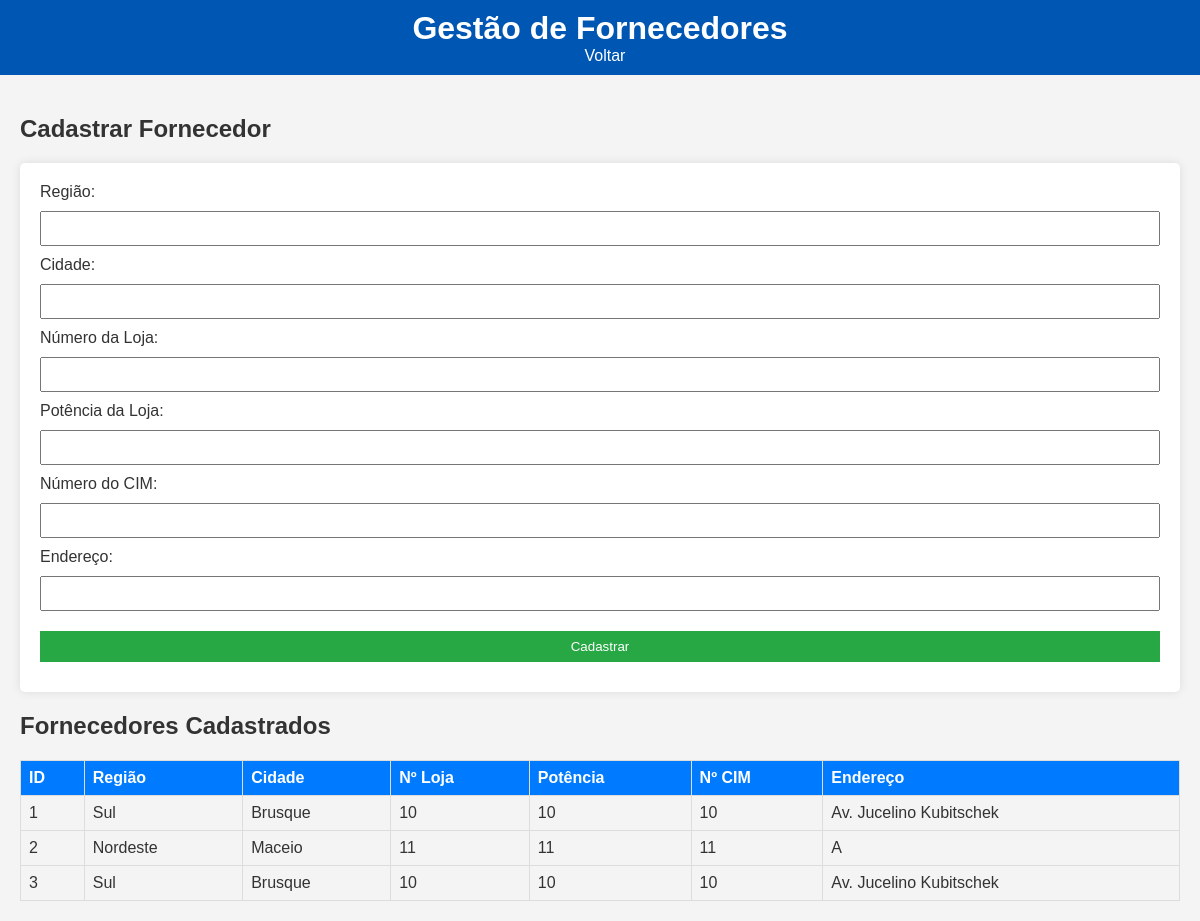
Screenshot of /fornecedores with the database file from the repository.
### tables this page shows
CREATE TABLE fornecedores (
                 fornecedor_id INTEGER PRIMARY KEY,
                 fornecedor_regiao TEXT,
                 fornecedor_cidade TEXT,
                 fornecedor_num_loja TEXT,
                 fornecedor_potencia_loja TEXT,
                 fornecedor_num_cim TEXT,
                 fornecedor_endereco TEXT);

### app.py (the view, shortened to what this page needs)
@app.route('/fornecedores', methods=['GET', 'POST'])
def fornecedores():
    conn = sqlite3.connect('gestao.db')
    c = conn.cursor()
    c.execute("SELECT * FROM fornecedores")
    fornecedores_list = c.fetchall()
    conn.close()
    return render_template('fornecedores.html', fornecedores=fornecedores_list)

### templates/fornecedores.html (shortened to what this page needs)
<!DOCTYPE html>
<html lang="en">
<head>
    <link rel="stylesheet" href="{{ url_for('static', filename='style.css') }}">
</head>
<body>
    <header>
        <h1>Gestão de Fornecedores</h1>
        <a href="/" class="back-btn">Voltar</a>
    </header>
    <main>
        <h2>Cadastrar Fornecedor</h2>
        <form method="POST" aria-label="Formulário de cadastro de fornecedor">
            <label for="fornecedor_regiao">Região:</label>
            <input type="text" id="fornecedor_regiao" name="fornecedor_regiao" required aria-required="true"><br>
            <label for="fornecedor_cidade">Cidade:</label>
            <input type="text" id="fornecedor_cidade" name="fornecedor_cidade" required aria-required="true"><br>
            <label for="fornecedor_num_loja">Número da Loja:</label>
            <input type="text" id="fornecedor_num_loja" name="fornecedor_num_loja" required aria-required="true"><br>
            <label for="fornecedor_potencia_loja">Potência da Loja:</label>
            <input type="text" id="fornecedor_potencia_loja" name="fornecedor_potencia_loja" required aria-required="true"><br>
            <label for="fornecedor_num_cim">Número do CIM:</label>
            <input type="text" id="fornecedor_num_cim" name="fornecedor_num_cim" required aria-required="true"><br>
            <label for="fornecedor_endereco">Endereço:</label>
            <input type="text" id="fornecedor_endereco" name="fornecedor_endereco" required aria-required="true"><br>
            <button type="submit">Cadastrar</button>
        </form>
        <h2>Fornecedores Cadastrados</h2>
        <table>
            <tr><th>ID</th><th>Região</th><th>Cidade</th><th>Nº Loja</th><th>Potência</th><th>Nº CIM</th><th>Endereço</th></tr>
            {% for fornecedor in fornecedores %}
            <tr><td>{{ fornecedor[0] }}</td><td>{{ fornecedor[1] }}</td><td>{{ fornecedor[2] }}</td><td>{{ fornecedor[3] }}</td><td>{{ fornecedor[4] }}</td><td>{{ fornecedor[5] }}</td><td>{{ fornecedor[6] }}</td></tr>
            {% endfor %}
        </table>
    </main>
</body>
</html>

### static/style.css (style rules this page uses)
body { font-family: Arial, sans-serif; background-color: #f4f4f4; color: #333; margin: 0; padding: 0; }
header { background: #0056b3; color: white; padding: 10px; text-align: center; }
header h1 { margin: 0; }
.back-btn { color: white; text-decoration: none; margin-left: 10px; }
main { padding: 20px; }
form { background: white; padding: 20px; border-radius: 5px; box-shadow: 0 0 10px rgba(0,0,0,0.1); }
input, button { margin: 10px 0; padding: 8px; width: 100%; box-sizing: border-box; }
button { background: #28a745; color: white; border: none; cursor: pointer; }
table { width: 100%; border-collapse: collapse; margin-top: 20px; }
th, td { border: 1px solid #ddd; padding: 8px; text-align: left; }
th { background: #007bff; color: white; }
:root { --contrast-ratio: 4.5; }

### rows the page displays
fornecedores: fornecedor_id "1", fornecedor_regiao "Sul", fornecedor_cidade "Brusque", fornecedor_num_loja "10", fornecedor_potencia_loja "10", fornecedor_num_cim "10", fornecedor_endereco "Av. Jucelino Kubitschek"
fornecedores: fornecedor_id "2", fornecedor_regiao "Nordeste", fornecedor_cidade "Maceio", fornecedor_num_loja "11", fornecedor_potencia_loja "11", fornecedor_num_cim "11", fornecedor_endereco "A"
fornecedores: fornecedor_id "3", fornecedor_regiao "Sul", fornecedor_cidade "Brusque", fornecedor_num_loja "10", fornecedor_potencia_loja "10", fornecedor_num_cim "10", fornecedor_endereco "Av. Jucelino Kubitschek"
